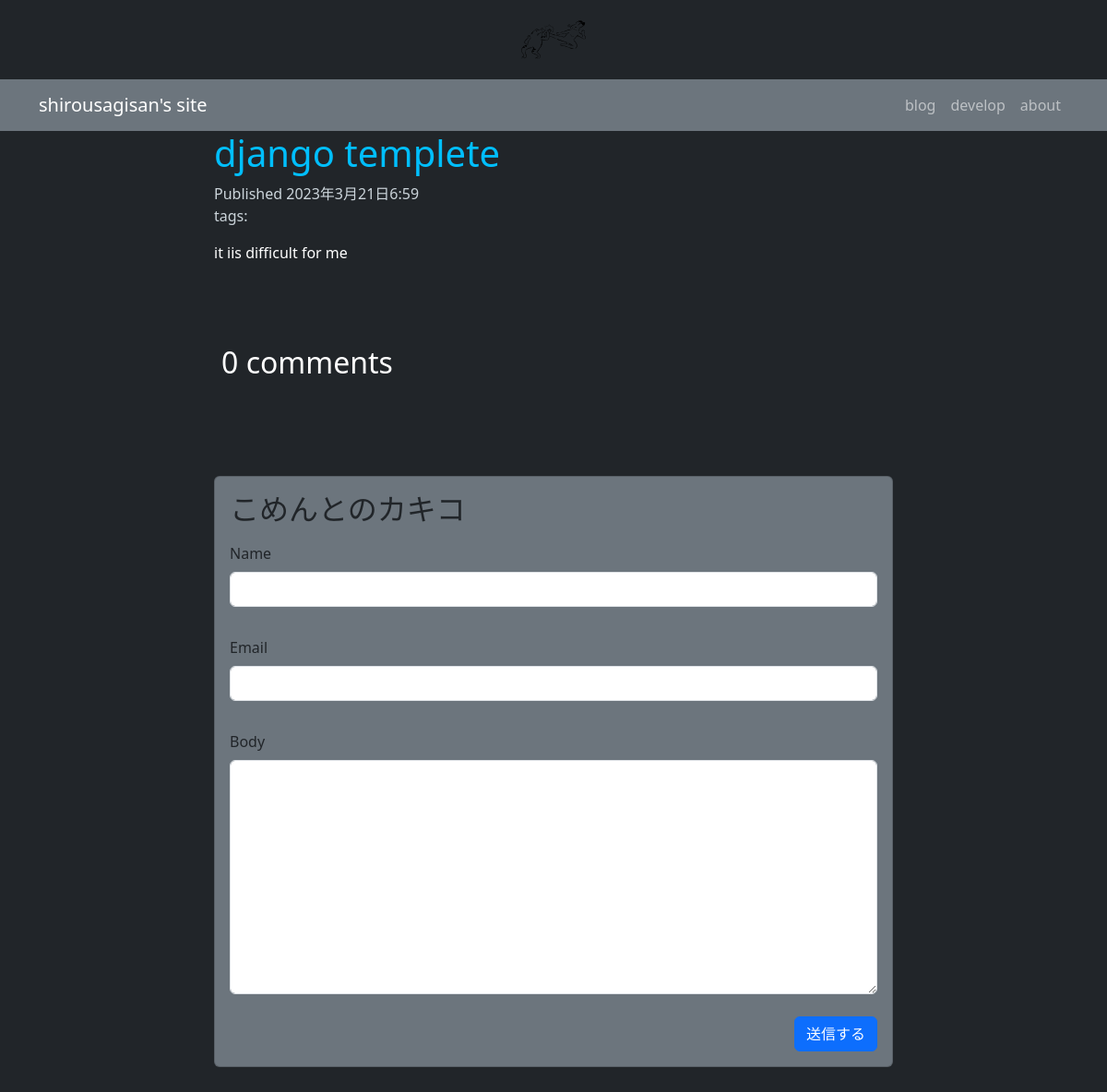
The page /blog/2023/3/21/django-templete/ on the database its author committed.
### blog/models.py (models this page shows, shortened)
class Post(models.Model):
    class Status(models.TextChoices):
        DRAFT = "DF", "Draft"
        PUBLISHED = "PB", "Published"
    title = models.CharField(max_length=50)
    body = models.TextField()
    slug = models.SlugField()
    status = models.CharField(max_length=2
                                ,choices=Status.choices,
                                default=Status.DRAFT)
    publish = models.DateTimeField(default=timezone.datetime.now(pytz.timezone("Asia/Tokyo")))
    created = models.DateTimeField(auto_now_add=True)
    update = models.DateTimeField(auto_now=True)
    objects = models.Manager()
    published = PublishedManager()
    tags = TaggableManager()
    class Meta:
        ordering = ["-publish"]
        indexes = [
            models.Index(fields=["-publish"])
        ]

### blog/views.py (the view)
def post_detail(request, year, month, day, post):
    post = get_object_or_404(models.Post,
    status=models.Post.Status.PUBLISHED,
    slug=post,
    publish__year=year,
    publish__month=month,
    publish__day=day)
    comment = post.comments.filter(active=True)
    form = forms.CommentForm()
    return render(request,
                    'blog/detail.html',context={
                    'post': post,
                    "comment": comment,
                    "form": form
                    })

### blog/forms.py
class CommentForm(forms.ModelForm):
    class Meta:
        model = Comment
        fields = ["name", "email", "body"]

### blog/templatetags/blog_tags.py (called while the page is built)
@register.filter(name="markdown")
def markdown_format(text):
    return mark_safe(markdown.markdown(text))

### templates/blog/detail.html (shortened to what this page needs)
{% extends 'blog/base.html' %}
{% load blog_tags %}
{% block content %}
<div class="container">
  <div class="row justify-content-center">
    <div class="col-md-8" >
      <h1 style="color: #00bfff">{{ post.title }}</h1>
      <p class="date" style="color:#ccd5db">
      Published {{ post.publish }} <br>
      tags:
      </p>
      {{ post.body|markdown|truncatewords_html:30 }}
    </div>
  </div>
  {% with comment.count as total_comment %}
    <div class="container mt-4">
      <div class="row justify-content-center pt-5">
        <div class="col-md-8">
          <h2>
            {{ total_comment }} comment{{ total_comment|pluralize}}
          </h2>
        </div>
      </div>
    </div>
  {% endwith %}
  <div class="row justify-content-center mt-5">
    <div class="col-md-8 mt-5">
      <div class="card card-body text-dark bg-secondary">
        {% include "comment_form.html" %}
      </div>
    </div>
  </div>
</div>
{% endblock content %}

### rows shown on the page
Post: title "django templete", publish "2023年3月21日6:59", body "it iis difficult for me"

### other values the page prints
{{ total_comment }} "0"
{{ field.label }} "Name" "Email" "Body"
